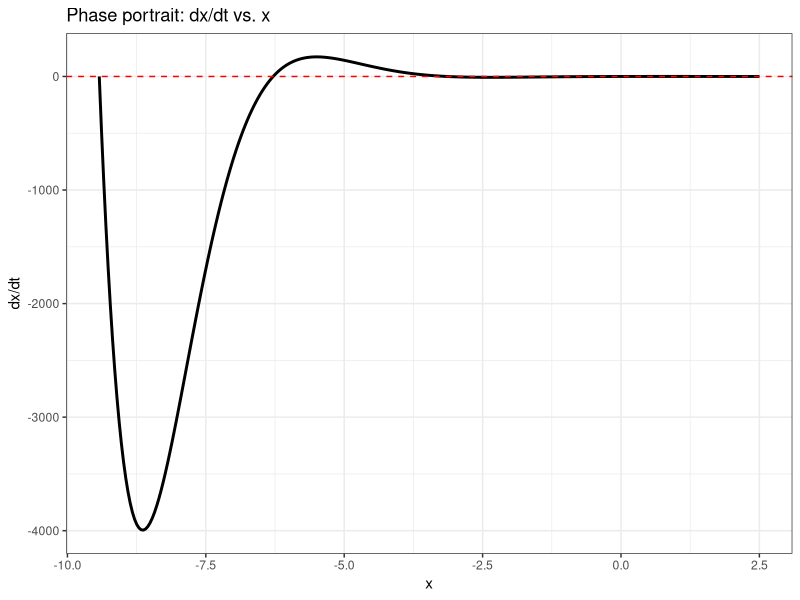
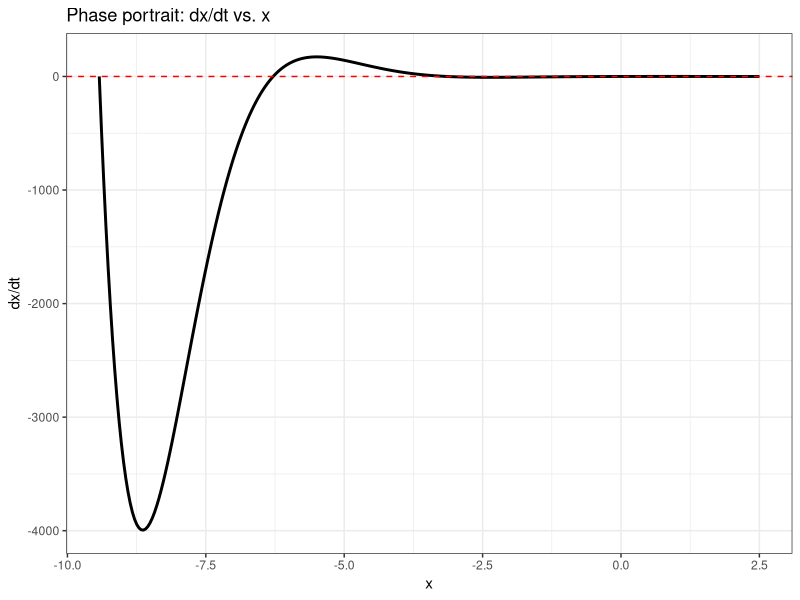

Write R code to recreate these figures, in order.
# Load required libraries
library(deSolve)
library(ggplot2)


#---- Step 1: Plot the x_dot vs x

# Define the function dx/dt = exp(x) - 10*cos(x)
dx_dt <- function(x) {
  return( sin(x)*exp(-x))
}

# Generate x values
x_values <- seq(-3*pi, 2.5, length.out = 300)  # Adjust range as needed
dx_values <- dx_dt(x_values)

# Create a dataframe
data <- data.frame(x = x_values, dx_dt = dx_values)

# Plot dx/dt vs. x
ggplot(data, aes(x = x, y = dx_dt)) +
  geom_line(size = 1) +
  geom_hline(yintercept = 0, linetype = "dashed", color = "red") +  # Equilibrium points
  labs(x="x", y = "dx/dt", color = NULL) +
  ggtitle("Phase portrait: dx/dt vs. x") +
  theme_bw()

# Save plot dx/dt vs. x
png("Figures_videos/Assignment_sheet_2/Example_5_phase_portrait_case_a.png",
    width = 500*4, # The width of the plot in inches
    height = 520*4, res=300)

ggplot(data, aes(x = x, y = dx_dt)) +
  geom_line(size = 1) +
  geom_hline(yintercept = 0, linetype = "dashed", color = "red") +  # Equilibrium points
  labs(x="x", y = "dx/dt", color = NULL) +
  ggtitle("Phase portrait: dx/dt vs. x") +
  theme_bw()

dev.off()

#---- Step 2: Find the roots of sin(x)*exp(-x): k*pi

# Find a root in a given interval (e.g., near x = 0)
fixed_point_0 <- uniroot(dx_dt, interval = c(0, 2))$root
print(fixed_point_0)  # Should return approximately 0 (first root)

fixed_point_1 <- uniroot(dx_dt, interval = c(-5, -1))$root
print(fixed_point_1)  # Should return approximately pi (second root)

fixed_points <- -pi*c(0:10)
positive_fixed_points <- pi*c(1:10)

some_fixed_points <- c(fixed_points,positive_fixed_points)

# ---- Step 3: Stability Analysis ----

f_prime <- function(x){cos(x)*exp(-x)-sin(x)*exp(-x)}  # Compute derivative f'(x)
f_prime(some_fixed_points)

stability_analysis <- function(fixed_points) {
  f_prime4fixed_points <- f_prime(fixed_points)
  stability <- ifelse(Re(f_prime4fixed_points) < 0, "Stable", "Unstable")  # Stability condition
  return(data.frame(Fixed_Point = fixed_points, Stability = stability))
}

stability_info <- stability_analysis(some_fixed_points)
stability_info
